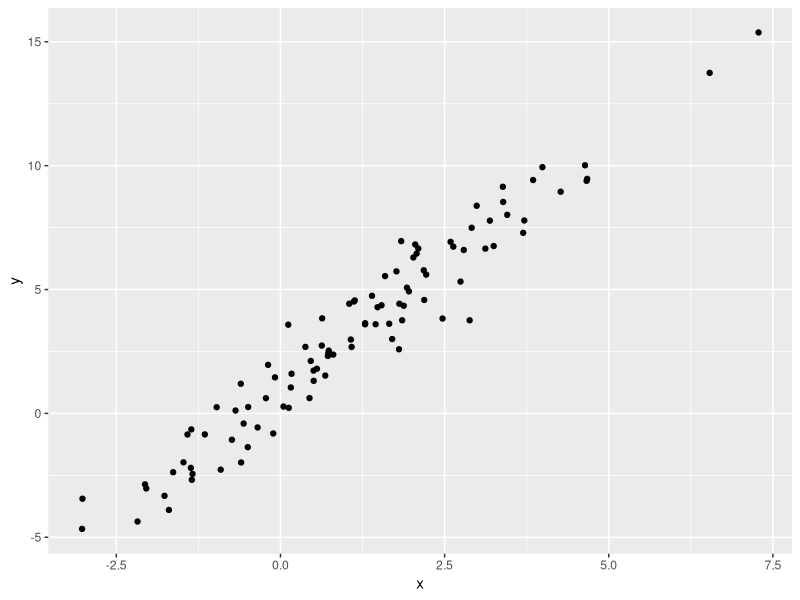

This figure's R source:
## ---- chunk 1
library(tidyverse)
## ---- chunk 2
plot_df =
  tibble(
    x = rnorm(100, mean = 1, sd = 2),
    y = 1 + 2 * x + rnorm(100)
  )
## ---- chunk 3
plot_df |>
  ggplot(aes(x = x, y = y)) +
  geom_point()
